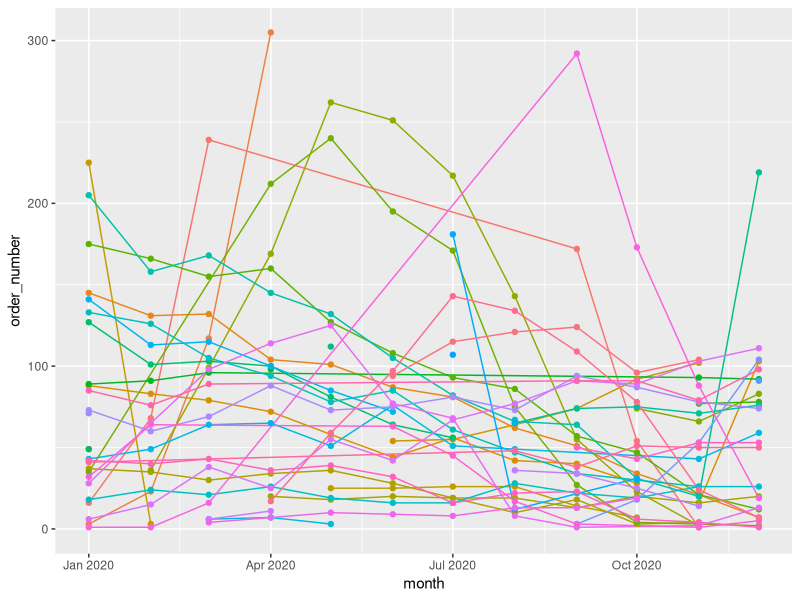
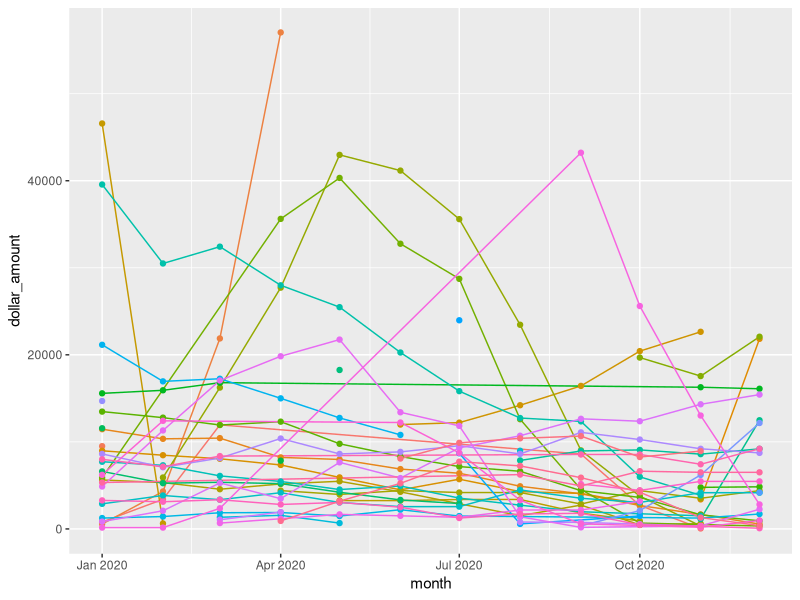

Source code (R) for these figures, in order:
library(ggplot2)

df <- read.csv("orders_big.csv")
df$date <- as.Date(df$date)
df$month <- months(df$date)

summation <- aggregate(order_number ~ product + month, data = df, FUN = length)
summation$month <- as.Date(paste0("01-", summation$month, "-2020"), "%d-%B-%Y")

ggplot(data = summation,
       aes(month, order_number, col = product)) +
  geom_line() +
  geom_point() +
  ylim(c(0, max(summation$order_number))) +
  theme(legend.position = "none")

summation <- aggregate(dollar_amount ~ product + month, data = df, FUN = sum)
summation$month <- as.Date(paste0("01-", summation$month, "-2020"), "%d-%B-%Y")

ggplot(data = summation,
       aes(month, dollar_amount, col = product)) +
  geom_line() +
  geom_point() +
  ylim(c(0, max(summation$dollar_amount))) +
  theme(legend.position = "none")

# actual average per month
summation <- aggregate(dollar_amount ~ product, data = df, FUN = sum)
summation$dollar_amount / 12

summation[summation$product == 'IIJDJ', ]
nrow(df[df$product == 'IIJDJ', ])
